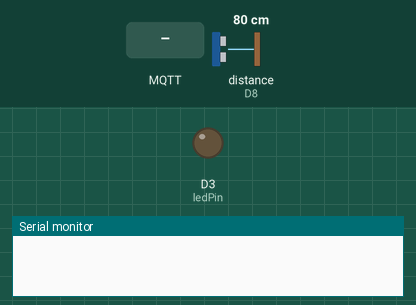
A sketch run on a simulated Arduino Nano 33 IoT. On the bench: output pins drawn as LEDs (lit = HIGH), the last lines printed to the serial monitor. Wiring (inferred from the names in the program): ultrasonic range finder: trigger D6; echo D8. Dashed ring = blinking. Inputs (shaded band) come from the test bench; at power-on: distance to the obstacle (sensor on D8) 80 cm. The echo pulse lasts 58.3 µs per cm; WiFi joins after 1.5 s; servers stay silent unless stated; no MQTT or app messages arrive unless stated; pins used as bus, display or sensor lines are not drawn.

Above: at 2.7 s.
2.8 s: distance to the obstacle (sensor on D8) set to 23 cm
4.3 s: distance to the obstacle (sensor on D8) set to 19 cm
At 4.7 s:
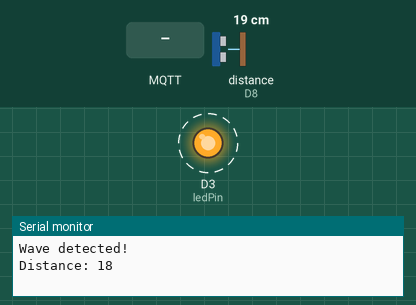
7.3 s: MQTT message "1" arrives on the first subscribed topic
10.3 s: MQTT message "pat" arrives on the first subscribed topic
At 10.7 s:
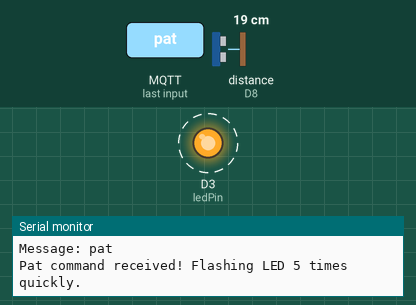
14.8 s: distance to the obstacle (sensor on D8) set to 2 cm
Timing chart, 0 to 18.8 s (numbered marks = the images above; inputs shaded):
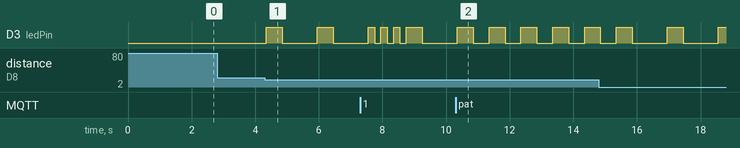

Measured:
- the behaviour switches between 21 and 20 cm on distance to the obstacle (sensor on D8) (found by bisection; images 0 and 1)
- after the input at 2.8 s, every drawn part: stays the same
- after the input at 4.3 s, D3 (ledPin): alternates HIGH for 0.50 s and LOW for 1.1 s, starting after 0.05 s
- after the input at 10.3 s, D3 (ledPin): alternates HIGH for 0.50 s and LOW for 0.50 s, starting after 1.1 s

The sketch:

arduino_ide_code.ino
```cpp
#include <WiFiNINA.h>        // Include WiFi library for Nano 33 IoT: provides WiFi functions (connect, status, etc.)
#include <PubSubClient.h>    // Include MQTT library: provides publish/subscribe, connect, subscribe, callback

// WiFi credentials
const char* ssid = "IBN-B";        // SSID (network name) used to connect the Arduino to your Wi-Fi
const char* password = "CUPunjab"; // Wi-Fi password for the SSID above

// MQTT broker settings - using public Mosquitto test broker
const char* mqttServer = "test.mosquitto.org";  // Domain or IP of the MQTT broker (where messages are sent/received)
const int mqttPort = 1883;                      // Network port for MQTT (1883 = standard unsecured MQTT)
const char* topic = "SIT210/wave";              // Topic string used as the channel for publish/subscribe

// Pin definitions
const int trigPin = 6;   // Digital pin connected to HC-SR04 TRIG (used to send the ultrasonic pulse)
const int echoPin = 8;   // Digital pin connected to HC-SR04 ECHO (used to listen for the echo pulse)
const int ledPin = 3;    // Digital pin connected to an LED (used to show received messages / feedback)

// Ultrasonic sensor variables
long duration;                          // Variable to store the echo pulse duration in microseconds
int distance;                           // Variable to store calculated distance in centimeters
const int detectionThreshold = 20;      // Threshold distance (cm) below which we consider a "wave" detected

// MQTT client objects
WiFiClient wifiClient;                  // WiFi client object: handles TCP/IP socket operations over WiFi
PubSubClient client(wifiClient);        // MQTT client object using the WiFi client for network transport

// SETUP
void setup() {
  Serial.begin(9600);                   // Start serial communication at 9600 bps for debugging/output to PC

  pinMode(trigPin, OUTPUT);             // Set trigger pin as OUTPUT so Arduino can send pulses to ultrasonic sensor
  pinMode(echoPin, INPUT);              // Set echo pin as INPUT to receive the echo pulse from the sensor
  pinMode(ledPin, OUTPUT);              // Set LED pin as OUTPUT to control the LED
  digitalWrite(ledPin, LOW);            // Ensure LED is OFF at startup (drive LOW)

  // Connect to WiFi
  WiFi.begin(ssid, password);           // Start connecting to Wi-Fi using ssid and password
  while (WiFi.status() != WL_CONNECTED) { delay(500); Serial.print("."); } // Wait until WiFi connects (blocking loop)

  // Configure MQTT broker and callback
  client.setServer(mqttServer, mqttPort); // Tell MQTT client which broker and port to use for connections
  client.setCallback(callback);           // Register the callback function called when an MQTT message arrives

  // Connect to MQTT broker
  client.connect("ArduinoWaveClient");    // Connect to the MQTT broker with a client ID ("ArduinoWaveClient")
  client.subscribe(topic);                // Subscribe to the specified topic so messages on it are received
}

// MAIN LOOP
void loop() {
  // Ensure MQTT connection stays active
  if (!client.connected()) {              // Check if MQTT client is connected to broker
    client.connect("ArduinoWaveClient");  // If not connected, attempt to connect again
    client.subscribe(topic);              // Re-subscribe to topic after reconnecting
  }
  client.loop();                          // Process incoming MQTT messages, maintain connection keepalive

  // Continuously check if a wave is detected
  checkForWave();                         // Call the function that triggers the ultrasonic sensor and publishes on detection

  delay(100);                             // Small delay to reduce CPU usage and pace loop iterations
}

// WIFI CONNECTION
void connectToWiFi() {                    // (NOT used in this exact sketch version but often used to modularize WiFi logic)
  Serial.print("Connecting to WiFi");    // Print status that WiFi connection attempt is starting
  WiFi.begin(ssid, password);             // Start WiFi connection attempt
  while (WiFi.status() != WL_CONNECTED) { // Wait in a loop until the WiFi becomes connected
    delay(500);                           // Wait 500 ms between checks to avoid busy looping
    Serial.print(".");                    // Print a dot for each retry (visual feedback)
  }
  Serial.println("\nConnected to WiFi!"); // Print success message when connected
}

//  MQTT CONNECTION
void connectToMQTT() {                    // (NOT used in the simplified flow above; usually modularizes MQTT connect/retry)
  while (!client.connected()) {           // Loop until the client is connected to the broker
    Serial.print("Connecting to MQTT..."); // Debugging output showing we are trying to connect
    if (client.connect("ArduinoWaveClient")) { // Try to connect with a client ID
      Serial.println("connected!");        // Print confirmation if connected
      client.subscribe(topic);             // Subscribe to topic after successful connection
    } else {
      Serial.print("failed, rc=");         // Print result code when connection failed (debug)
      Serial.print(client.state());        // Print MQTT client state code to diagnose issue
      Serial.println(" retrying in 5 seconds"); // Inform user about retry delay
      delay(5000);                         // Wait before retrying to avoid tight loop on failure
    }
  }
}

// CALLBACK FUNCTION
// Handles incoming MQTT messages
void callback(char* topic, byte* payload, unsigned int length) {
  // Convert the payload (byte array) into a readable string
  String message;                         // Create empty String to build the message text
  for (int i = 0; i < length; i++) {      // Loop over incoming payload bytes
    message += (char)payload[i];          // Append each byte cast to char to form the message string
  }

  // Debug: print received message
  Serial.print("Message arrived on topic: "); // Print the topic where message was received
  Serial.println(topic);                   // Print topic string
  Serial.print("Message: ");               // Print label for message content
  Serial.println(message);                 // Print actual message payload as text

  // If the message contains the word "pat", flash LED quickly 5 times
  if (message.indexOf("pat") >= 0) {       // Check if "pat" substring exists in the message (-1 if not found)
    Serial.println("Pat command received! Flashing LED 5 times quickly."); // Debug print for this branch
    for (int i = 0; i < 5; i++) {          // Loop 5 times to blink LED as a special response
      digitalWrite(ledPin, HIGH);          // Turn LED ON
      delay(500);                          // Keep LED on for 500 ms (visible blink)
      digitalWrite(ledPin, LOW);           // Turn LED OFF
      delay(500);                          // Pause between blinks for 500 ms
    }
  } else {
    // Otherwise, flash LED 3 times at a slower pace
    Serial.println("Standard message received. Flashing LED 3 times."); // Debug print for default branch
    for (int i = 0; i < 3; i++) {          // Loop 3 times to blink LED as standard response
      digitalWrite(ledPin, HIGH);          // Turn LED ON
      delay(200);                          // Keep LED on for 200 ms (short blink)
      digitalWrite(ledPin, LOW);           // Turn LED OFF
      delay(200);                          // Pause between blinks for 200 ms
    }
  }
}

// WAVE DETECTION
void checkForWave() {
  // Clear the trigger pin
  digitalWrite(trigPin, LOW);             // Ensure trigger pin starts LOW to prepare for a clean pulse
  delayMicroseconds(2);                   // Short pause (2 microseconds) to stabilize the pin state

  // Send a 10us HIGH pulse to trigger ultrasonic sensor
  digitalWrite(trigPin, HIGH);            // Set trigger HIGH to start ultrasonic burst
  delayMicroseconds(10);                  // Maintain HIGH for 10 microseconds as required by sensor
  digitalWrite(trigPin, LOW);             // Set trigger LOW to finish the pulse

  // Read echo pin, duration of sound wave round trip (in microseconds)
  duration = pulseIn(echoPin, HIGH);      // Measure the length of the incoming HIGH pulse on echo pin (microseconds)

  // Calculate distance (cm) using speed of sound (0.034 cm/us), divided by 2 for round trip
  distance = duration * 0.034 / 2;        // Convert time to distance (cm): time × speed_of_sound / 2

  // If object is within detection threshold -> register a "wave"
  if (distance > 0 && distance < detectionThreshold) { // Check valid positive distance and within threshold
    Serial.println("Wave detected!");     // Print a short debug message indicating detection
    Serial.print("Distance: ");           // Print label for measured distance
    Serial.println(distance);             // Print measured distance value in cm

    // Publish a message to the MQTT broker
    String message = "Wave from Maisha";  // Create the message payload to send
    client.publish(topic, message.c_str()); // Publish payload to the configured MQTT topic (c_str() gives const char*)

    // Flash LED once as confirmation
    digitalWrite(ledPin, HIGH);           // Turn LED on briefly to confirm publishing action
    delay(500);                           // Keep LED on for 500 ms for visible confirmation
    digitalWrite(ledPin, LOW);            // Turn LED off

    // Delay to prevent multiple detections from one wave
    delay(1000);                          // Wait 1 second to avoid repeated messages from same gesture
  }
}
```
